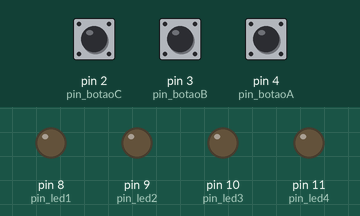
A sketch run on a simulated Arduino Uno, built with avr-gcc and run on an emulated ATmega328P. Parts: output pins drawn as LEDs (lit = HIGH). Inputs (shaded band) come from the test bench; at power-on: pin 3 (pin_botaoB) HIGH, pin 4 (pin_botaoA) HIGH, pin 2 (pin_botaoC) LOW.

Above: at 1.2 s.
1.3 s: pin 3 (pin_botaoB) pulled LOW for 0.15 s
At 1.37 s:
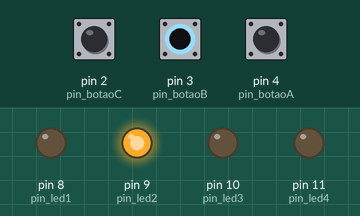
2.9 s: pin 4 (pin_botaoA) pulled LOW for 0.15 s
At 2.97 s:
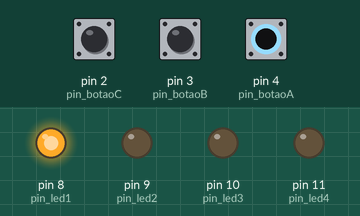
4.5 s: pin 4 (pin_botaoA) pulled LOW for 3.2 s
At 8.9 s:
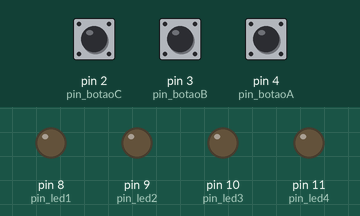
9.2 s: pin 3 (pin_botaoB) pulled LOW for 3.2 s
At 10.1 s:
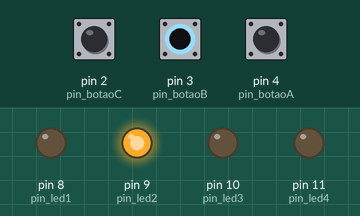
13.9 s: pin 3 (pin_botaoB) driven LOW and pin 4 (pin_botaoA) driven LOW
At 14.9 s:
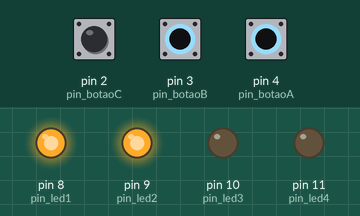
Timing chart, 0 to 16.4 s (numbered marks = the images above; inputs shaded):
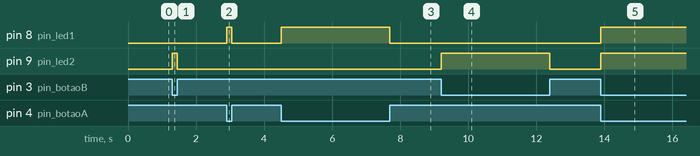

The sketch:

Atividade2__Semana_16_.ino
```cpp
#define pin_led1 8
#define pin_led2 9
#define pin_led3 10
#define pin_led4 11

#define pin_botaoA 4
#define pin_botaoB 3
#define pin_botaoC 2

void setup() {
  pinMode(pin_led1, OUTPUT);
  pinMode(pin_led2, OUTPUT);
  pinMode(pin_led3, OUTPUT);
  pinMode(pin_led4, OUTPUT);

  pinMode(pin_botaoA, INPUT);
  pinMode(pin_botaoB, INPUT);
  pinMode(pin_botaoC, INPUT);
}
void loop() {
 // digitalread = le o botao / digitalwrite = acende o led

 bool botaoA = digitalRead(pin_botaoA);
 bool botaoB = digitalRead(pin_botaoB);
 bool botaoC = digitalRead(pin_botaoC);

 if (botaoA == 0 && botaoB == 0) {
  digitalWrite(pin_led2, HIGH);
  digitalWrite(pin_led1, HIGH);
 }

if (botaoA == 0 && botaoB == 1) {
  digitalWrite(pin_led2, LOW);
  digitalWrite(pin_led1, HIGH);
 }

if (botaoA == 1 && botaoB == 0) {
  digitalWrite(pin_led2, HIGH);
  digitalWrite(pin_led1, LOW);
 }

if (botaoA == 1 && botaoB == 1) {
  digitalWrite(pin_led2, LOW);
  digitalWrite(pin_led1, LOW);
 }
}
```

Measured:
- after the input at 1.3 s, pin 9 (pin_led2): LOW → HIGH at once, → LOW 0.15 s later
- after the input at 2.9 s, pin 8 (pin_led1): LOW → HIGH at once, → LOW 0.15 s later
- after the input at 4.5 s, pin 8 (pin_led1): LOW → HIGH at once, → LOW 3.2 s later
- after the input at 9.2 s, pin 9 (pin_led2): LOW → HIGH at once, → LOW 3.2 s later
- after the input at 13.9 s, pin 8 (pin_led1), pin 9 (pin_led2): LOW → HIGH at once
